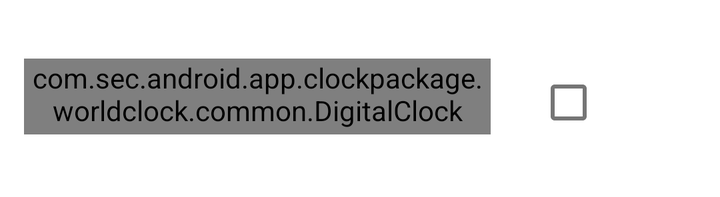
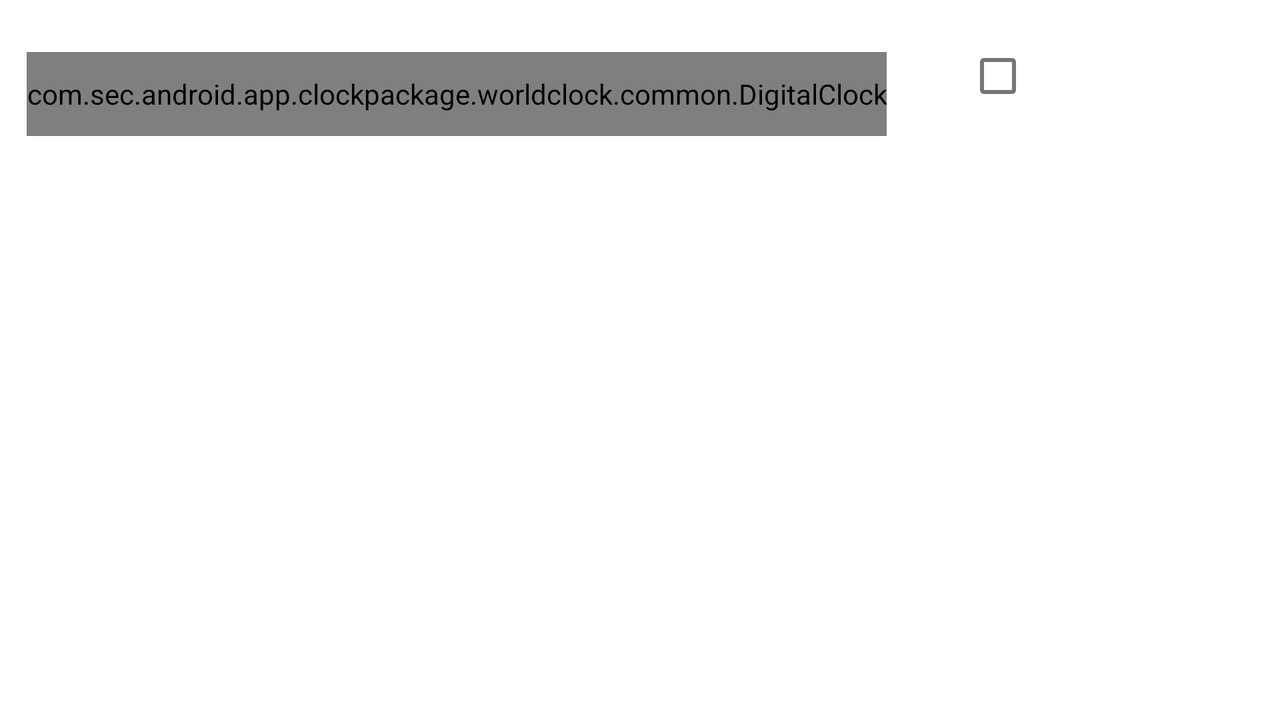

Compare how this app lays out the same screen by default and in its alternative resource folder. The renders come first, then the two layout files and the values they reference.
<!-- AndroidManifest.xml: fallback theme Theme.MaterialComponents.DayNight.NoActionBar -->
<!-- res/layout/wc_del_list_item_image_multi_selection.xml -->
<?xml version="1.0" encoding="utf-8"?>
<LinearLayout android:orientation="horizontal" android:id="@id/delete_child_item" android:background="@drawable/list_wc_bg_del" android:layout_width="fill_parent" android:layout_height="wrap_content"
  xmlns:android="http://schemas.android.com/apk/res/android">
    <TableLayout android:layout_width="fill_parent" android:layout_height="wrap_content">
        <TableRow android:layout_width="fill_parent" android:layout_height="103.32999dip" android:layout_marginLeft="12.0dip">
            <LinearLayout android:orientation="vertical" android:layout_width="233.32999dip" android:layout_height="wrap_content" android:layout_marginTop="8.0dip" android:layout_marginBottom="9.329987dip">
                <TextView android:textSize="16.0dip" android:textColor="@drawable/style_txt_color" android:ellipsize="marquee" android:layout_gravity="left|center" android:id="@id/topLabel" android:layout_width="221.32999dip" android:layout_height="21.339996dip" android:singleLine="true" android:shadowColor="@touchwiz:color/tw_color002" android:shadowDx="1.0" android:shadowDy="1.0" android:shadowRadius="0.5" />
                <LinearLayout android:orientation="horizontal" android:layout_width="fill_parent" android:layout_height="wrap_content">
                    <com.sec.android.app.clockpackage.worldclock.common.DigitalClock android:textSize="42.669983dip" android:textColor="@drawable/style_txt_color" android:gravity="center_vertical" android:id="@id/digitalClock" android:layout_width="wrap_content" android:layout_height="40.669983dip" android:layout_marginTop="-3.0dip" android:includeFontPadding="false" android:shadowColor="@touchwiz:color/tw_color002" android:shadowDx="1.0" android:shadowDy="1.0" android:shadowRadius="0.5" />
                    <TextView android:textSize="18.669983dip" android:textColor="@drawable/style_txt_color" android:id="@id/bottomRightLabel" android:layout_width="wrap_content" android:layout_height="38.669983dip" android:layout_marginLeft="4.0dip" android:layout_marginTop="-3.0dip" android:shadowColor="@touchwiz:color/tw_color002" android:shadowDx="1.0" android:shadowDy="1.0" android:shadowRadius="0.5" />
                </LinearLayout>
                <TextView android:textSize="17.0dip" android:textColor="@drawable/style_txt_color" android:gravity="left|center" android:id="@id/bottomLabel" android:paddingTop="1.5dip" android:layout_width="wrap_content" android:layout_height="22.0dip" android:shadowColor="@touchwiz:color/tw_color002" android:shadowDx="1.0" android:shadowDy="1.0" android:shadowRadius="0.5" />
            </LinearLayout>
            <LinearLayout android:orientation="vertical" android:layout_width="73.32999dip" android:layout_height="fill_parent">
                <CheckBox android:id="@id/checkimage" android:focusable="false" android:clickable="false" android:layout_width="38.0dip" android:layout_height="48.0dip" android:layout_marginLeft="20.0dip" android:layout_marginTop="27.339996dip" />
            </LinearLayout>
        </TableRow>
    </TableLayout>
</LinearLayout>
<!-- resources referenced by this layout -->
<resources>
  <!-- drawable list_wc_bg_del (drawable) -->
  <?xml version="1.0" encoding="utf-8"?>
  <selector
    xmlns:android="http://schemas.android.com/apk/res/android">
      <item android:state_enabled="true" android:state_pressed="true" android:drawable="@drawable/worldclock_list_bg_press" />
      <item android:state_focused="true" android:state_enabled="true" android:drawable="@drawable/worldclock_list_bg_focus" />
      <item android:state_enabled="true" android:drawable="@drawable/alarmlist_list_bg" />
  </selector>
  <!-- drawable style_txt_color (drawable) -->
  <?xml version="1.0" encoding="utf-8"?>
  <selector
    xmlns:android="http://schemas.android.com/apk/res/android">
      <item android:state_pressed="true" android:color="@color/tw_color127" />
      <item android:state_focused="true" android:color="@color/tw_color127" />
      <item android:state_selected="true" android:color="@color/tw_color127" />
      <item android:state_enabled="false" android:color="@color/text_color_dim" />
      <item android:color="@color/tw_color127" />
  </selector>
  <color name="tw_color127">#ffebebeb</color>
  <color name="text_color_dim">#7fffffff</color>
</resources>
<!-- res/layout-land/wc_del_list_item_image_multi_selection.xml (the repository's variant of the layout above) -->
<!-- drawn on the phone turned sideways -->
<?xml version="1.0" encoding="utf-8"?>
<LinearLayout android:orientation="horizontal" android:id="@id/delete_child_item" android:background="@drawable/list_wc_bg_del" android:layout_width="fill_parent" android:layout_height="fill_parent"
  xmlns:android="http://schemas.android.com/apk/res/android">
    <TableLayout android:layout_width="fill_parent" android:layout_height="fill_parent">
        <TableRow android:layout_width="fill_parent" android:layout_height="76.0dip" android:layout_marginLeft="13.329987dip">
            <LinearLayout android:orientation="vertical" android:layout_width="444.66406dip" android:layout_height="wrap_content" android:layout_marginTop="4.669983dip" android:layout_marginBottom="7.3299866dip">
                <TextView android:textSize="16.0dip" android:textColor="@drawable/style_txt_color" android:gravity="left|center" android:id="@id/topLabel" android:layout_width="wrap_content" android:layout_height="21.339996dip" android:singleLine="true" android:shadowColor="@touchwiz:color/tw_color002" android:shadowDx="1.0" android:shadowDy="1.0" android:shadowRadius="0.5" />
                <LinearLayout android:orientation="horizontal" android:layout_width="fill_parent" android:layout_height="wrap_content">
                    <com.sec.android.app.clockpackage.worldclock.common.DigitalClock android:textSize="42.669983dip" android:textColor="@drawable/style_txt_color" android:gravity="center_vertical" android:id="@id/digitalClock" android:layout_width="wrap_content" android:layout_height="42.0dip" android:includeFontPadding="false" android:shadowColor="@touchwiz:color/tw_color002" android:shadowDx="1.0" android:shadowDy="1.0" android:shadowRadius="0.5" />
                    <TextView android:textSize="18.669983dip" android:textColor="@drawable/style_txt_color" android:id="@id/bottomRightLabel" android:layout_width="wrap_content" android:layout_height="45.329987dip" android:layout_marginLeft="4.0dip" android:shadowColor="@touchwiz:color/tw_color002" android:shadowDx="1.0" android:shadowDy="1.0" android:shadowRadius="0.5" />
                    <LinearLayout android:layout_width="20.0dip" android:layout_height="45.329987dip" />
                    <TextView android:textSize="16.0dip" android:textColor="@drawable/style_txt_color" android:gravity="left|center" android:id="@id/bottomLabel" android:layout_width="wrap_content" android:layout_height="45.329987dip" android:includeFontPadding="false" android:shadowColor="@touchwiz:color/tw_color002" android:shadowDx="1.0" android:shadowDy="1.0" android:shadowRadius="0.5" />
                </LinearLayout>
            </LinearLayout>
            <LinearLayout android:orientation="vertical" android:layout_width="75.32999dip" android:layout_height="fill_parent">
                <CheckBox android:id="@id/checkimage" android:focusable="false" android:clickable="false" android:layout_width="38.0dip" android:layout_height="48.0dip" android:layout_marginLeft="22.0dip" android:layout_marginTop="14.0dip" />
            </LinearLayout>
        </TableRow>
    </TableLayout>
</LinearLayout>
